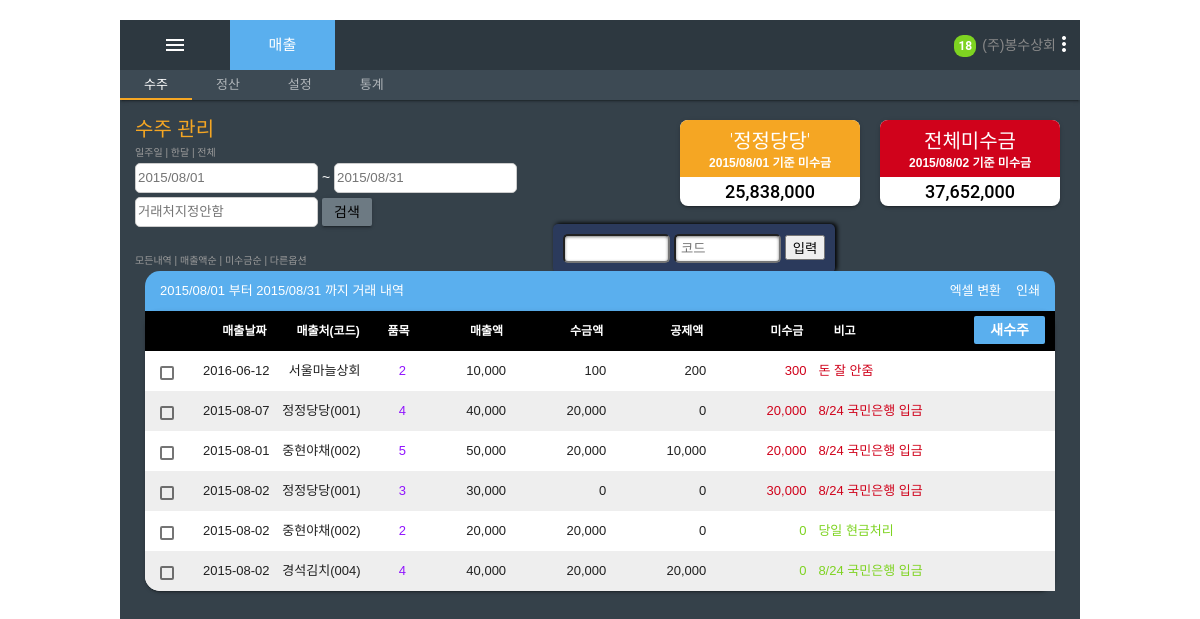
Before: /order with the older database file.
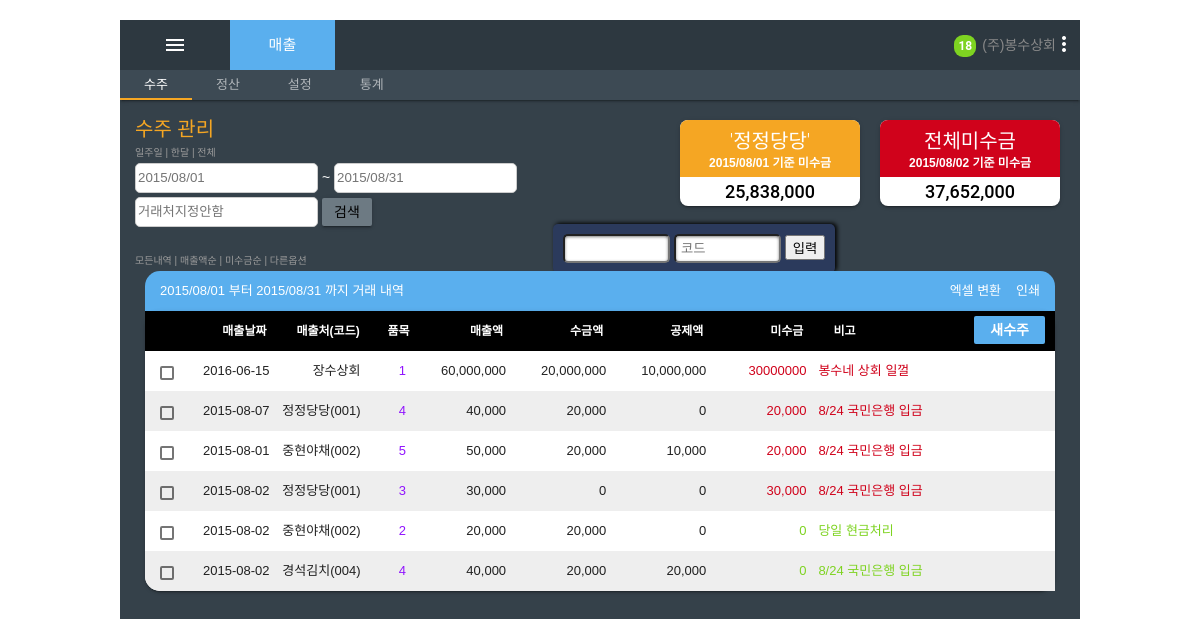
After: the same page with the newer database file.
### testapp/models.py (models this page shows)
@deconstructible
class Order(models.Model):
	id = models.AutoField(primary_key=True)
	order_date = models.DateTimeField('date ordered')
	selling_partner =  models.ForeignKey(Company)
	order_amount = models.IntegerField(default=0)
	collect_money = models.IntegerField(default=0)
	subtract_amount = models.IntegerField(default=0)
	outstanding_amount = models.IntegerField(default=0)
	description = models.CharField(max_length=200,default=0)

@deconstructible
class Company(models.Model):
	id = models.AutoField(primary_key=True)
	name =  models.CharField(max_length=100,default=0)
	call =  models.CharField(max_length=100,default=0)
	address = models.CharField(max_length=200,default=0)
	pic_name = models.CharField(max_length=200,default=0)
	description = models.CharField(max_length=200,default=0)

### testapp/views.py (the view)
# urls.py: url(r'^order$', views.order, name='order'),
def order(request):
	order_info=""
	try:
		order_info = Order.objects.order_by('-order_date')[:10]
	except Order.DoesNotExist:
		raise Http404("Order does not exist")
	return render(request, 'testapp/order.html', {'order_info': order_info})

### testapp/templates/testapp/order.html (shortened to what this page needs)
{% load staticfiles %}
{% load humanize %}
<html class="mdl-js">
    <head>
        <link rel="stylesheet" type="text/css" href="{% static 'testapp/material.css' %}" />
        <link rel="stylesheet" type="text/css" href="{% static 'testapp/garak.css' %}" />
        <link rel="stylesheet" type="text/css" href="{% static 'testapp/date/css/bootstrap-datepicker3.css' %}" />
        <link rel="stylesheet" type="text/css" href="{% static 'testapp/jquery-ui.css' %}" />
            </head>
<body>
    <div class="garak_sales mdl-layout mdl-js-layout mdl-layout--fixed-header">
      <header class="mdl-layout__header">
        <div class="mdl-layout__header-row">
          <div class="current_tool">
            <span class="mdl-layout-title">매출</span>
            </div>
            <div class="user_menu">
                <span class="user_name">(주)봉수상회</span>
            </div>
            <button id="demo-menu-lower-right" class="mdl-button mdl-js-button mdl-button--icon garak_top_right_button">
                <i class="material-icons">more_vert</i>
            </button>
        </div>
        <div class="garak_sub_menu mdl-layout__tab-bar mdl-js-ripple-effect">
          <a href="#scroll-tab-1" id="" class="mdl-layout__tab is-active">수주</a>
          <a href="#scroll-tab-2" id="" class="mdl-layout__tab">정산</a>
          <a href="#scroll-tab-3" id="" class="mdl-layout__tab">설정</a>
          <a href="#scroll-tab-4" id="" class="mdl-layout__tab">통계</a>
        </div>
      </header>
      <main class="mdl-layout__content">
        <section class="mdl-layout__tab-panel garak-layout__tab-panel is-active" id="scroll-tab-1">
            <div class="page-content">
                <div class="board">
                    <div class="left_board">
                        <div class="demo-card-wide mdl-card garak_card mdl-shadow--2dp">
                          <div class="mdl-card__title garak_card_title">
                            <h2 class="mdl-card__title-text ">'정정당당'</h2>
                          </div>
                          <div class="mdl-card__supporting-text garak_card_supporting_text">
                            2015/08/01 기준 미수금
                          </div>
                          <div class="mdl-card__actions mdl-card--border">
                            <a class="mdl-button mdl-button--colored mdl-js-button mdl-js-ripple-effect">
                              25,838,000
                            </a>
                          </div>
                        </div>
                    </div>
                    <div class="right_board">
                        <div class="demo-card-wide mdl-card garak_card mdl-shadow--2dp">
                          <div class="mdl-card__title garak_card_title">
                            <h2 class="mdl-card__title-text">전체미수금</h2>
                          </div>
                          <div class="mdl-card__supporting-text garak_card_supporting_text">
                            2015/08/02 기준 미수금
                          </div>
                          <div class="mdl-card__actions mdl-card--border">
                            <a class="mdl-button mdl-button--colored mdl-js-button mdl-js-ripple-effect">
                              37,652,000
                            </a>
                          </div>
                        </div>
                    </div>
                </div>
                <div id="quick_input" class="quick_input">
                    <input pattern="(\d{3})([\.])(\d{2})"></input>
                    <input id="quick_code" onkeypress="quick_code_set(event);" placeholder="코드">
                                        <button id="quick_submit" class="quick_code_set">입력</button>
                </div>
            <form id="range">
                <div class="garak_sub_title">
                    수주 관리
                </div>
                <div class="garak_sorting">
                    일주일  |  한달  |  전체
                </div>
                <div class="garak_calendar">
                    <div class="garak_calendar_start">
                        <input placeholder="2015/08/01" id="datepicker_start"></input> ~ <input placeholder="2015/08/31" id="datepicker_end"></input>
                    </div>
                    <div class="garak_calendar_end">
                        <input placeholder="거래처지정안함"></input>
                        <button class="mdl-button mdl-js-button mdl-button--raised mdl-js-ripple-effect garak_btn">
                            검색
                        </button>
                    </div>
                </div>
            </form>
                <div class="garak_sorting">
                    모든내역 | 매출액순 | 미수금순 | 다른옵션
                </div>
                <div id="main_table">
                    <div class="garak_table_title">
                        <span style="padding-left : 15px;">2015/08/01 부터 2015/08/31 까지 거래 내역</span>
                        <div class="gara_table_export">
                            <span>엑셀 변환</span><span style="padding-left : 15px;">인쇄</span>
                        </div>
                    </div>
                    <table id="order_table" class="garak_table mdl-data-table mdl-js-data-table mdl-data-table--selectable mdl-shadow--2dp">
                      <thead>
                        <tr>
                          <th>매출날짜</th>
                          <th>매출처(코드)</th>
                          <th>품목</th>
                          <th>매출액</th>
                          <th>수금액</th>
                          <th>공제액</th>
                          <th>미수금</th>
                          <th class="last_column">비고
                            <button id="new_order" class="mdl-button mdl-js-button mdl-button--raised mdl-js-ripple-effect garak_btn">
                                     새수주
                            </button>
                            </th>
                        </tr>
                      </thead>
                      <tbody>
                        {% for order_list in order_info %}
                        <tr class="order_list dummy_data pending" id="{{order_list.id}}">
                          <td class="date">{{ order_list.order_date|date:"Y-m-d" }}</td>
                          <td class="code">{{ order_list.selling_partner.name}}</td>
                          <td class="kind">{{ order_list.order_item_set.count }}</td>
                          <td class="amount">{{ order_list.order_amount|intcomma }}</td>
                          <td class="collect">{{ order_list.collect_money|intcomma }}</td>
                          <td class="deduct">{{ order_list.subtract_amount|intcomma }}</td>
                          <td class="unconsumed">{{ order_list.outstanding_amount}}</td>
                          <td class="note last_column">{{ order_list.description}}</td>
                        </tr>
                        {% endfor %}
                        <tr class="order_list dummy_data pending">
                          <td class="date">2015-08-07</td>
                          <td class="code">정정당당(001)</td>
                          <td class="kind">4</td>
                          <td class="amount">40,000</td>
                          <td class="collect">20,000</td>
                          <td class="deduct">0</td>
                          <td class="unconsumed">20,000</td>
                          <td class="note last_column">8/24 국민은행 입금</td>
                        </tr>
                        <tr class="order_list dummy_data pending">
                          <td class="date">2015-08-01</td>
                          <td class="code">중현야채(002)</td>
                          <td class="kind">5</td>
                          <td class="amount">50,000</td>
                          <td class="collect">20,000</td>
                          <td class="deduct">10,000</td>
                          <td class="unconsumed">20,000</td>
                          <td class="note last_column">8/24 국민은행 입금</td>
                        </tr>
                        <tr class="order_list dummy_data pending">
                          <td class="date">2015-08-02</td>
                          <td class="code">정정당당(001)</td>
                          <td class="kind">3</td>
                          <td class="amount">30,000</td>
                          <td class="collect">0</td>
                          <td class="deduct">0</td>
                          <td class="unconsumed">30,000</td>
                          <td class="note last_column">8/24 국민은행 입금</td>
                        </tr>
                        <tr class="order_list dummy_data complete">
                          <td class="date">2015-08-02</td>
                          <td class="code">중현야채(002)</td>
                          <td class="kind">2</td>
                          <td class="amount">20,000</td>
                          <td class="collect">20,000</td>
                          <td class="deduct">0</td>
                          <td class="unconsumed">0</td>
                          <td class="note last_column">당일 현금처리</td>
                        </tr>
                        <tr class="order_list dummy_data complete">
                          <td class="date">2015-08-02</td>
                          <td class="code">경석김치(004)</td>
                          <td class="kind">4</td>
                          <td class="amount">40,000</td>
                          <td class="collect">20,000</td>
                          <td class="deduct">20,000</td>
                          <td class="unconsumed">0</td>
                          <td class="note last_column">8/24 국민은행 입금</td>
                        </tr>
                      </tbody>
                    </table>
                </div>
            </div>
        </section>
      </main>
    </div>
</body>
</html>

Changed rows visible on the page:
removed Order: order_date "2016-06-12", selling_partner.name "서울마늘상회", order_item_set.count "2", order_amount "10,000", collect_money "100", subtract_amount "200", outstanding_amount "300", description "돈 잘 안줌"
added Order: order_date "2016-06-15", selling_partner.name "장수상회", order_item_set.count "1", order_amount "60,000,000", collect_money "20,000,000", subtract_amount "10,000,000", outstanding_amount "30000000", description "봉수네 상회 일껄"
